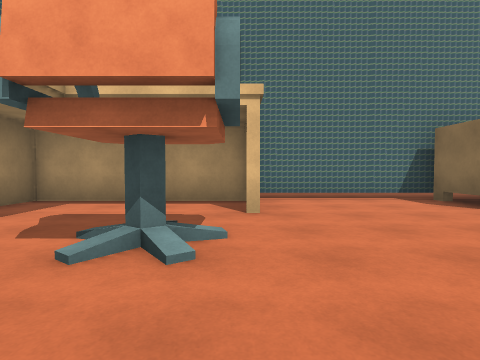
[1] (above)

16 first-person views from a walk through a Unity game level. The camera is 1.3 m above the floor, tilts 2° down and sees 80° across. The floor is counted in squares, 2 m on a side. Each view is taken from the middle of a square. On the plan, view 1 faces up. The plan holds only what a view shows up to about 9 squares ahead; the rest is blank. The place goes on beyond the plan. The player is left out. Door leaves are left out, so doorways stand open. Some surface patterns are stand-ins.

[2]
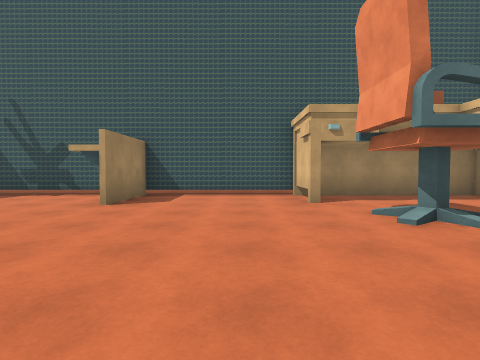

[3]
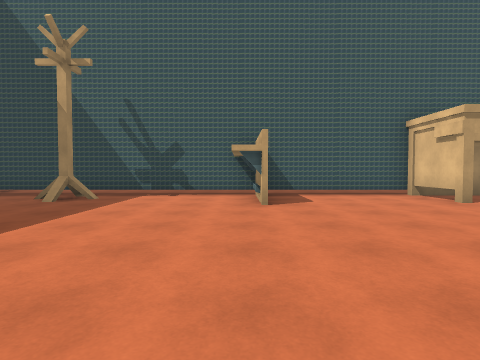

[4]
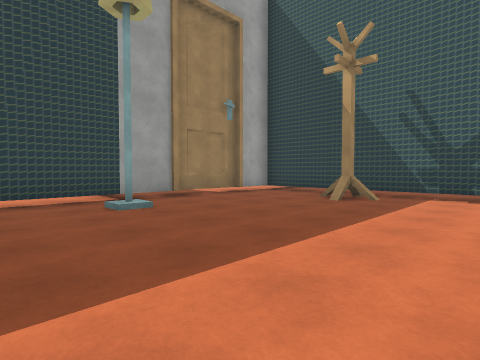

[5]
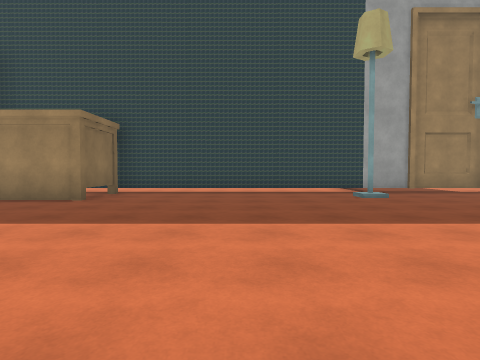

[6]
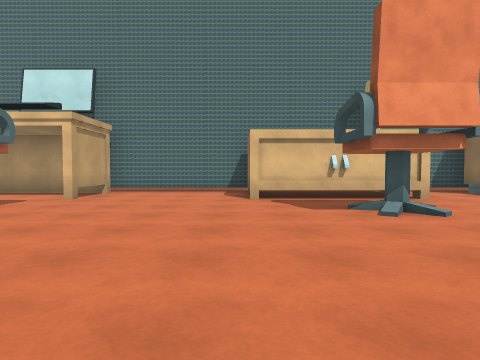

[7]
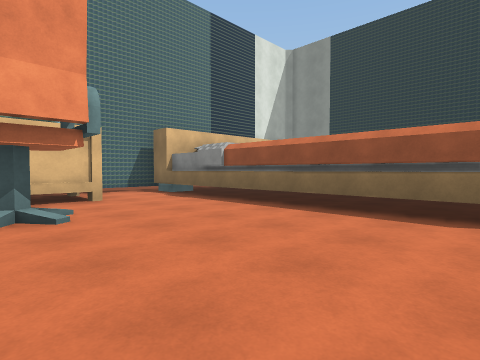

[8]
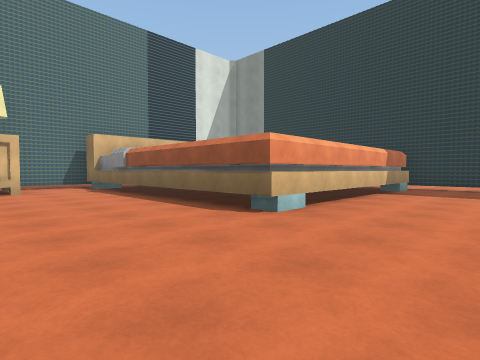

[9]
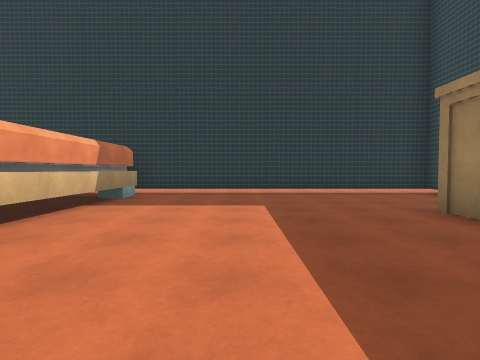

[10]
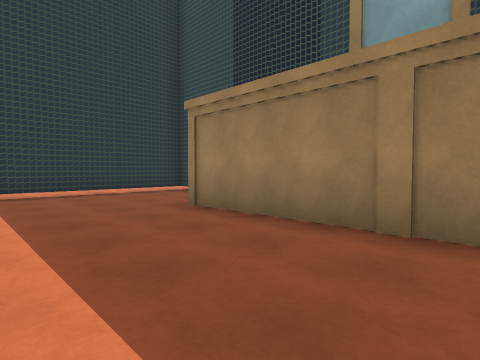

[11]
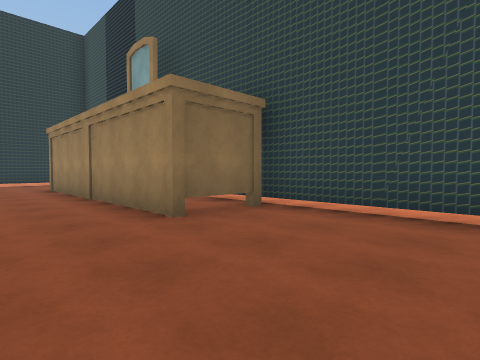

[12]
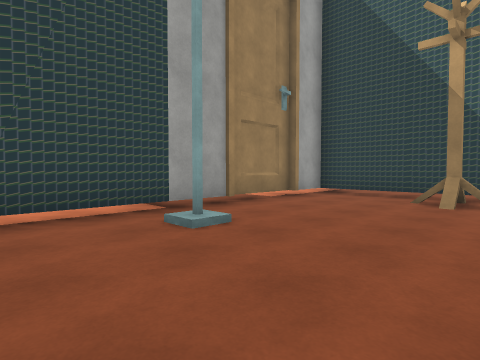

[13]
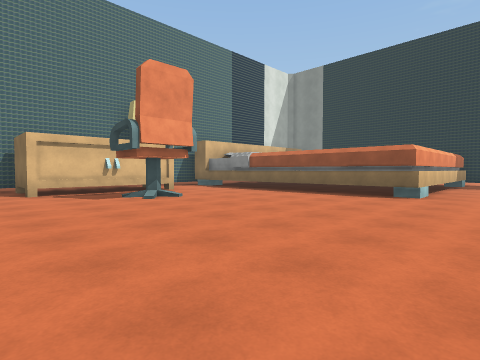

[14]
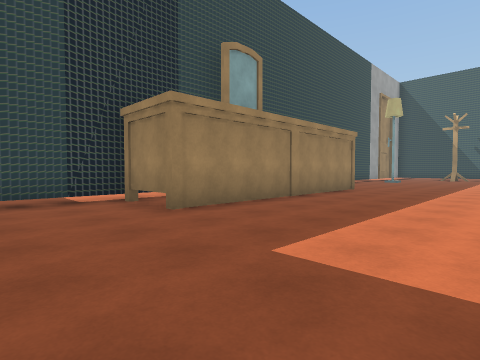

[15]
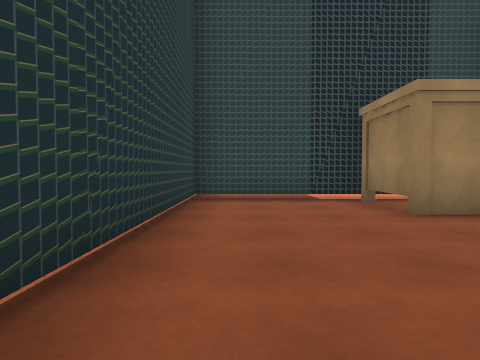

[16]
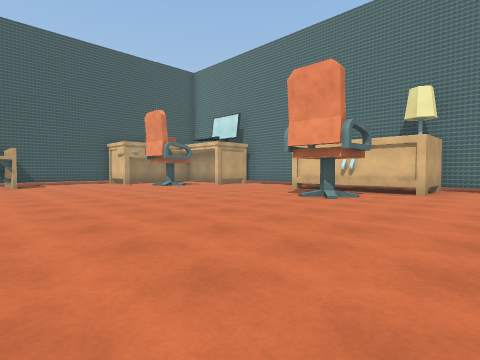

### Floor plan
Points are (right, up) in squares from view 1. A wall is a line through its corners. A room is listed if a view was taken in it or the views show most of it. See-through windows are left out.
Room 1 (views 1, 2, 3, 4, 5, 6, 7, 8, 9, 10, 11, 12, 13, 14, 15, 16)
walls: (10.4, -2.1) (10.4, 6.2); (-2.5, 1.4) (-4.5, 1.4) (-4.5, -10.2) (8.4, -10.2); (4.5, 6.5) (0.1, 6.5); (0.4, 6) (-4.3, 6) (-4.3, 1.4); (0.3, 6.2) (0.3, 4.2); (-2.8, -10.4) (-1.4, -10.4); (10.9, 6.5) (8.1, 6.5); (13.8, -10.2) (18, -10.2) (18, -1.8); (17.4, -2.1) (10.6, -2.1) (10.6, 5.4); (17.5, -2.3) (10.6, -2.3)
low walls: (0.5, -8.6) (1.1, -8.6) (1.1, -9.2)
objects: rack (-4, -7); rack (-4, -2) to (-3, -2); other object (-1, 3); other object (5, 5) to (8, 5); other object (6, 3) to (7, 3); other object (7, -9) to (10, -8); other object (11, -9) to (14, -8)

Positions as (right, up) in squares from view 1, and headings:
1: (0, 0), facing up
2: (3, 0), facing left
3: (3, -3), facing left
4: (3, -4), facing down-left
5: (4, -2), facing down
6: (4, -2), facing up
7: (6, -2), facing up-right
8: (7, -5), facing up-right
9: (10, -5), facing right
10: (10, -5), facing down-right
11: (4, -6), facing down-right
12: (3, -6), facing down-left
13: (3, -4), facing up-right
14: (17, -4), facing down-left
15: (17, -4), facing down
16: (10, -4), facing up-left
